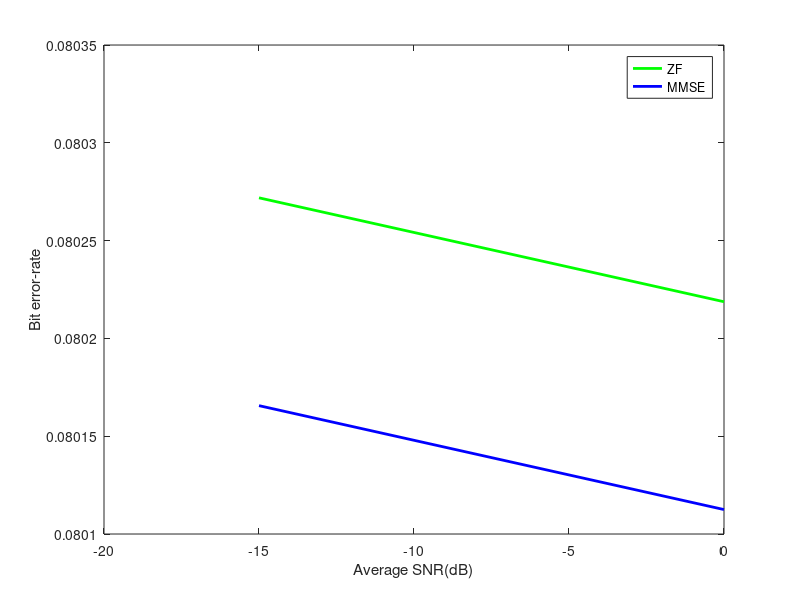

Source code (MATLAB):
clc
clear
close all
warning off all;


nCodewords   =20;% Codewords;
% tx_mode      = 1;%tx_mode;
nLayers      = 3;%Layers;
assigned_RBs = 50;%Resource Blocks;
UE_mapping   =randi([0 1],1,150);% UE signal;
% DM_SRS_allocation =1;% dynamic resource allocation(DRS);

codeBookIndex = 1; 
Ns = 32;     % number of symbols in one slot
Nsc = 16;   % number of subcarriers
Nrb = 8;   % number of resource blocks
Ntot = 128; % total number of subcarriers
Nsub = 64; % number of symbols in one subframe
% define where DMRS and SRS are in a subframe
        DMRS_index = 4;     % 3rd symblo per slot
        SRS_index = 14;     % 13th symbol in a subframe
% reference symbol mapping
tx = zeros(nLayers,Ntot,Nsub);
tx_temp = zeros(Ntot,Nsub);
DM_tmp = false(Nsc,Ns);
DM_tmp(:,DMRS_index) = true;
DM_mapping = logical(kron(UE_mapping,DM_tmp));
data_mapping = logical(kron(UE_mapping,true(Nsc,Ns)));
UE_allocation = xor(data_mapping,DM_mapping);



%% Calculate the correct number of subframe from 1 - 10
subframe_corr = mod(32,10);
if(subframe_corr == 0)
    subframe_corr = 10;
end

%% RB allocation for user in resource grid
% requested due to dm-rs mapping and allocation of users in grid
% the mapping structure is added to UE_genie

% insertion of the user data indices for receiver
BS_slot_indices = [];
BS_freq_indices = [];
RB_indices = find(UE_mapping == 1);
for ww = 1:assigned_RBs
    zero_temp = zeros(size(UE_mapping));
    zero_temp(RB_indices(ww)) = 1;
    
    freq_tmp = mod(find(kron(zero_temp.*UE_mapping, ones(Nsc,Ns)).*(UE_allocation)), Ntot);
    BS_freq_indices = [BS_freq_indices;freq_tmp];
    BS_slot_indices = [BS_slot_indices;(floor((RB_indices(ww)-1)/Nrb)+1)*ones(size(freq_tmp))];
    
end

%% Generate data
layer_x = [];
Kt = 4; %Number of base stations (BSs)
Kr = 4; %Number of users (in total)
Nt = 100; %Number of antennas per BS
Nta = 20; %Number of antennas per BS
nbrOfRealizations = 1;%Number of channel realizations

%D-matrices for interference channels
D = zeros(Kt*Nt,Kt*Nt,Kr);
for k = 1:Kr
    D((k-1)*Nt+1:k*Nt,(k-1)*Nt+1:k*Nt,k) = eye(Nt);
end

%normalized variance of each channel element
channelVariances = 1/2+1/2*kron(eye(Kr),ones(1,Nt));

%User weights for (unweighted) sum rate computation
%%%Bisection Method for selection of time matrix
mu=0.5;
k=2;
if 1/k<mu
   weights = zeros(Kr,1);
   tk=0.01;
else 
   weights = ones(Kr,1);
   tk=0.8;
end   
PdB = -10:1:30; %SNR range (in dB)
P = 10.^(PdB/10); %SNR range
av_P = mean(P);
snr = av_P;

%%Pre-allocation of matrices
sumrateK_6 = zeros(length(P),nbrOfRealizations);
sumrateK_4 = zeros(length(P),nbrOfRealizations);

%Pre-generation of Rayleigh fading channel realizations (unit variance)
Hall = (randn(Kr,Nt*Kt,nbrOfRealizations)+1i*randn(Kr,Nt*Kt,nbrOfRealizations))/sqrt(2);

rng('default')
for i = 1:(length(PdB)+2)
    if i <= length(PdB)
        for cw = 1:nCodewords

            % Get the number of data and coded bits from the scheduler
            N_coded_bits = randi([0 1],1,3200);
            N_data_bits  =randi([0 1],1,3200);

            tx_rv_idx = 0;
            % Generate data bits
            if tx_rv_idx==0

                    tx_data_bits = logical(randi([0,1],[1,N_data_bits]));      

            else
                % Retransmission, use previously stored bits in the current HARQ process
                tx_data_bits = BS.UE_specific(uu).current_HARQ_process(cw).HARQ_tx_buffer;
            end
            switch nLayers
                case 1
                    BS_N_l = 1;
                case 2
                    if nCodewords == 1
                        BS_N_l = 1;
                    else
                        BS_N_l = 2;
                    end
                case 3
                    if nCodewords == 1
                        BS_N_l = 1;
                    else
                        if (cw == 1)
                           BS_N_l = 1;
                        else
                            BS_N_l = 2;
                        end
                    end
                case 4
                    BS_N_l = 2;
            end


        end
    end

        if i == (length(PdB)+1)
            for m = 1:nbrOfRealizations

            %Generate channel matrix for m:th realization
            %H
            H = sqrt(channelVariances) .* Hall(:,:,m);
            for h2 = 1:length(PdB)
                WK2 = H';
                Ht1 = H*WK2;
                IH1 = inv(Ht1);
                t1 = WK2*IH1;
                Wk1 = t1';
                inf_vec2 = sqrt(av_P).*Wk1;
                nd4 = 1;
                nd5 = 2;
                for nd6 = 1:(length(N_data_bits)/2)
                    ndb2(nd6) = bi2de(N_data_bits(nd4:nd5));
                    nd5 = nd5+2;
                    nd4 = nd4+2;
                end
                ndb2 = reshape(ndb2,4,400);
                y2 = H.*ndb2.*inf_vec2;
                snr = av_P;
                Y4 = awgn(y2,snr);
                Y3 = abs(floor(real(Y4)));
                [number,ratio2(h2),individual] = biterr(ndb2,Y3);
            end
            r2 = unique(ratio2);
            LPdB2 = -15:15:0;
            fzr = (1.7*(flip(r2(5:6))))/10;
            plot(LPdB2,fzr,'g','linewidth',2);
            hold on;
            %%
            RP = av_P-(av_P*ratio2(1));%residual power
            NP = av_P-RP;%noise power
            Ps = av_P/NP;%ratio of total to noise power
            Beta = 1/Ps;%MMSE factor
            end
        end
            %%MMSE
        if i == (length(PdB)+2)
            for m = 1:nbrOfRealizations

            %Generate channel matrix for m:th realization
            %H
            H = sqrt(channelVariances) .* Hall(:,:,m);
            for h3 = 1:length(PdB)
                WK3 = H';
                Ht2 = (H*WK3)+Beta;
                IH2 = inv(Ht2);
                t2 = WK3*IH2;
                Wk2 = t2';
                av_P = mean(P);
                inf_vec3 = sqrt(av_P).*Wk2;
                nd7 = 1;
                nd8 = 2;
                for nd9 = 1:(length(N_data_bits)/2)
                    ndb3(nd9) = bi2de(N_data_bits(nd7:nd8));
                    nd8 = nd8+2;
                    nd7 = nd7+2;
                end
                ndb3 = reshape(ndb3,4,400);
                y3 = H.*ndb3.*inf_vec3;
                snr = av_P;
                Y6 = awgn(y3,snr);
                Y5 = abs(floor(real(Y6)));
                [number,ratio3(h3),individual] = biterr(ndb3,Y5);
            end
            r3 = unique(ratio3);
            LPdB3 = -15:15:0;
            fmr = (1.7*(flip(r3(6:7))))/10;
            plot(LPdB3,fmr,'b','linewidth',2);
            xlabel('Average SNR(dB)');
            ylabel('Bit error-rate');
            legend('ZF','MMSE');
        end
        end
end